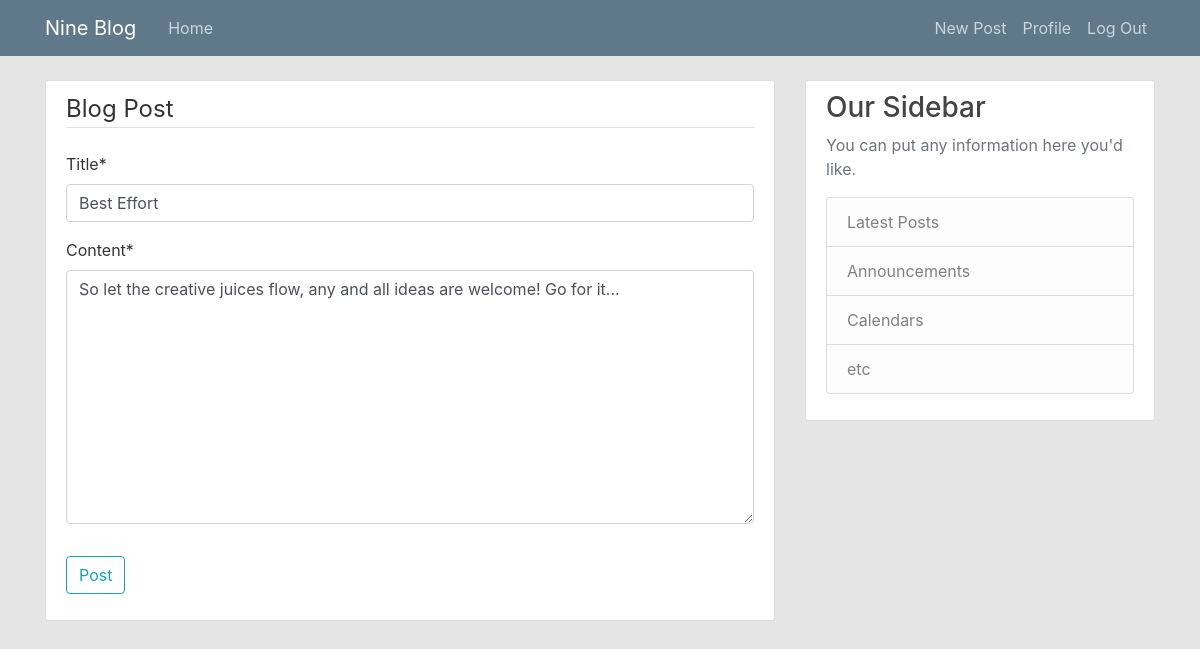
The page /post/17/update/ (signed in) on the database its author committed.
### blog/models.py (models this page shows, shortened)
class post(models.Model):
    title=models.CharField(max_length=100)
    content=models.TextField()
    date=models.DateTimeField(default=timezone.now)
    author=models.ForeignKey(User, on_delete=models.CASCADE)

### blog/views.py (the view, shortened to what this page needs)
# urls.py: path('post/<int:pk>/update/', PostUpdateView.as_view(), name="post-update"),
class PostUpdateView(LoginRequiredMixin, UserPassesTestMixin, UpdateView):
    model= post
    fields =['title', 'content']
    def test_func(self):
        post=self.get_object()
        if self.request.user == post.author:
            return True
        return False

### templates/blog/post_form.html (shortened to what this page needs)
{% extends "blog/base.html" %}
{% load crispy_forms_tags %}
{% block content %}
    <div class="content-section">
        <form method="POST">
            <fieldset class="form-group">
                <legend class="border-bottom mb-4"> Blog Post
                </legend>
                {{ form|crispy }}
            </fieldset>
            <div class="form-group">
                <button class="btn btn-outline-info" type="submit"> Post</button>
            </div>
        </form>
    </div>
{% endblock content %}

### blog/static/blog/main.css (style rules this page uses)
body { background: #E5E5E5; color: #333333; margin-top: 5rem; }
.content-section { background: #ffffff; padding: 10px 20px; border: 1px solid #dddddd; border-radius: 3px; margin-bottom: 20px; }

### rows shown on the page
post: title "Best Effort", content "So let the creative juices flow, any and all ideas are welcome! Go for it..."
